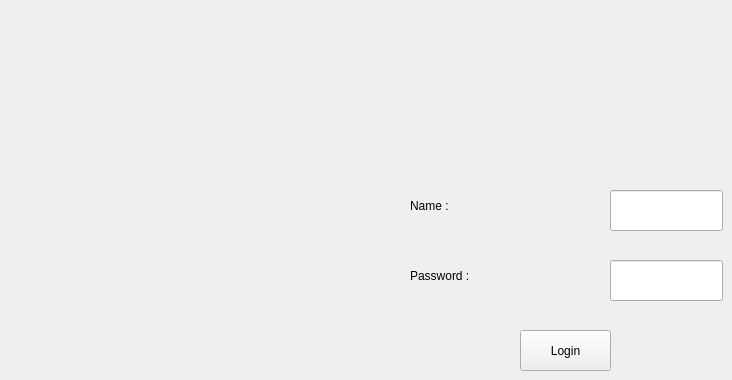
    <widget class="QWidget" name="page">
     <property name="styleSheet">
      <string notr="true">&lt;property name=&quot;styleSheet&quot;&gt;
&lt;string notr=&quot;true&quot;&gt;/* Thème Bleu Foncé Élégant */

QMainWindow {
    background: qlineargradient(x1:0, y1:0, x2:0, y2:1,
                                stop:0 #2C3E50, stop:1 #34495E);
}

QLabel {
    font-size: 14px;
    font-weight: bold;
    color: #ECF0F1;
}

QLineEdit {
    border: 1px solid #566573;
    border-radius: 6px;
    padding: 8px;
    background-color: #2C3E50;
    color: #ECF0F1;
    font-size: 14px;
}
QLineEdit:focus {
    border: 2px solid #3498DB;
    background-color: #34495E;
}

QPushButton {
    background: qlineargradient(x1:0, y1:0, x2:0, y2:1,
                                stop:0 #3498DB, stop:1 #2980B9);
    color: white;
    border-radius: 8px;
    padding: 10px 20px;
    font-weight: bold;
    font-size: 14px;
    border: none;
}
QPushButton:hover {
    background: qlineargradient(x1:0, y1:0, x2:0, y2:1,
                                stop:0 #2980B9, stop:1 #2471A3);
}
QPushButton:pressed {
    background: qlineargradient(x1:0, y1:0, x2:0, y2:1,
                                stop:0 #2471A3, stop:1 #1B4F72);
}

QTableWidget {
    background-color: #2C3E50;
    border: 1px solid #566573;
    gridline-color: #566573;
    selection-background-color: #3498DB;
    selection-color: white;
    color: #ECF0F1;
    font-size: 13px;
}
QHeaderView::section {
    background-color: #3498DB;
    color: white;
    font-weight: bold;
    padding: 10px;
    border: none;
}

QGroupBox {
    border: 2px solid #3498DB;
    border-radius: 8px;
    margin-top: 10px;
    padding: 15px;
    font-weight: bold;
    color: #3498DB;
    background-color: rgba(52, 73, 94, 0.7);
}
QGroupBox::title {
    subcontrol-origin: margin;
    subcontrol-position: top left;
    padding: 5px 10px;
    background-color: #3498DB;
    color: white;
    border-radius: 4px;
}&lt;/string&gt;
&lt;/property&gt;</string>
     </property>
     <widget class="QLabel" name="label_10">
      <property name="geometry">
       <rect>
        <x>410</x>
        <y>190</y>
        <width>91</width>
        <height>31</height>
       </rect>
      </property>
      <property name="text">
       <string>Name : </string>
      </property>
     </widget>
     <widget class="QPushButton" name="btnLogin">
      <property name="geometry">
       <rect>
        <x>520</x>
        <y>330</y>
        <width>91</width>
        <height>41</height>
       </rect>
      </property>
      <property name="text">
       <string>Login</string>
      </property>
     </widget>
     <widget class="QLineEdit" name="lineUser">
      <property name="geometry">
       <rect>
        <x>610</x>
        <y>190</y>
        <width>113</width>
        <height>41</height>
       </rect>
      </property>
      <property name="text">
       <string/>
      </property>
     </widget>
     <widget class="QLineEdit" name="linePass">
      <property name="geometry">
       <rect>
        <x>610</x>
        <y>260</y>
        <width>113</width>
        <height>41</height>
       </rect>
      </property>
      <property name="text">
       <string/>
      </property>
      <property name="echoMode">
       <enum>QLineEdit::EchoMode::Password</enum>
      </property>
     </widget>
     <widget class="QLabel" name="label_11">
      <property name="geometry">
       <rect>
        <x>410</x>
        <y>260</y>
        <width>71</width>
        <height>31</height>
       </rect>
      </property>
      <property name="text">
       <string>Password : </string>
      </property>
     </widget>
    </widget>
